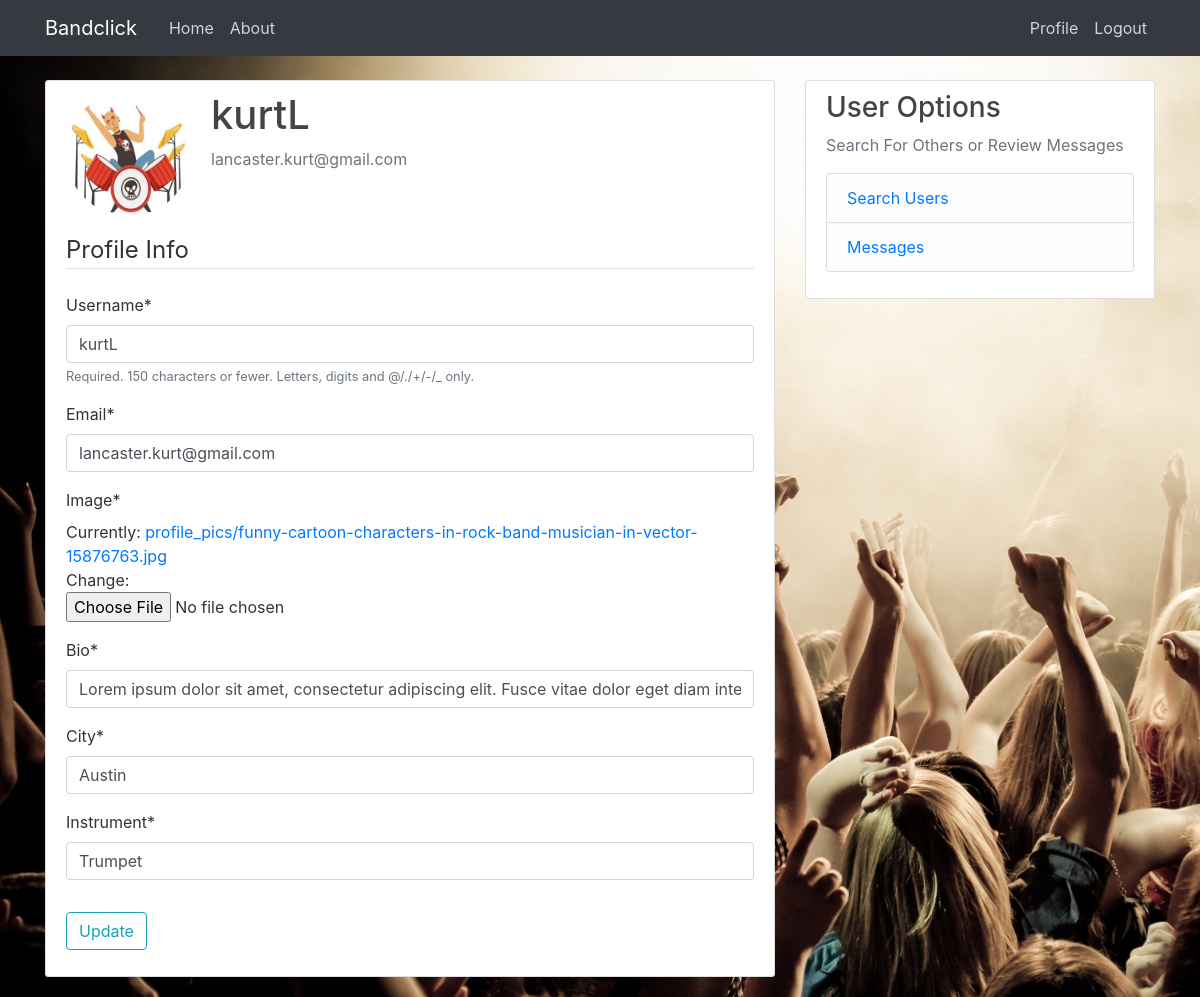
The page /profile/ (signed in) on the database as committed earlier.
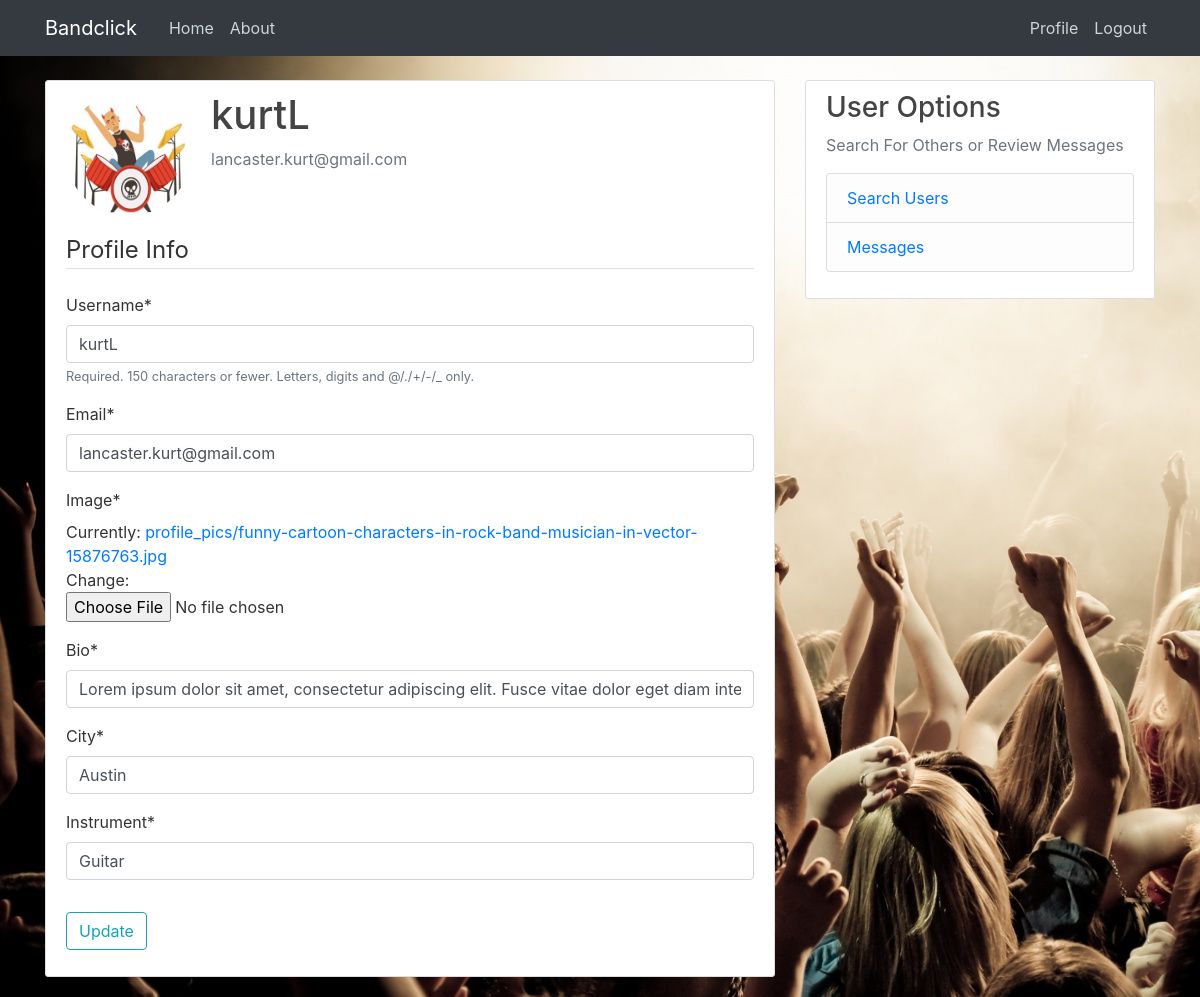
The same page on the database as committed later.
### users/models.py (models this page shows, shortened)
class Profile(models.Model):
    user = models.OneToOneField(User, on_delete=models.CASCADE)
    image = models.ImageField(default='default.jpg', upload_to='profile_pics')
    bio = models.CharField(max_length=1000, default='some bio string')
    city = models.CharField(max_length=300, default='Waxahatchie')
    instrument = models.CharField(max_length=300, default='bazooki')
    date_posted = models.DateTimeField(default=timezone.now)

### users/views.py (the view)
# urls.py: path('profile/', user_views.profile, name='profile'),
@login_required
def profile(request):
    if request.method == 'POST':
        u_form = UserUpdateForm(request.POST, instance=request.user)
        p_form = ProfileUpdateForm(request.POST, request.FILES,
                                   instance=request.user.profile)
        if u_form.is_valid() and p_form.is_valid():
            u_form.save()
            p_form.save()
            messages.success(request, f'Account has been updated!')
            return redirect('profile')
    else:
        u_form = UserUpdateForm(instance=request.user)
        p_form = ProfileUpdateForm(instance=request.user.profile)
    context = {
        'u_form': u_form,
        'p_form': p_form
    }
    return render(request, 'users/profile.html', context)

### users/forms.py
class UserUpdateForm(forms.ModelForm):
    email = forms.EmailField()
    class Meta:
        model = User
        fields = ['username', 'email']

class ProfileUpdateForm(forms.ModelForm):
    bio = forms.CharField()
    city = forms.CharField()
    instrument = forms.CharField()
    class Meta:
        model = Profile
        fields = ['image', 'bio', 'city', 'instrument']

### users/templates/users/profile.html (shortened to what this page needs)
{% extends "blog/base.html" %}
{% load crispy_forms_tags %}
{% block content %}
    <div class="content-section">
        <div class="media">
            <img class="rounded-circle account-img" src="{{ user.profile.image.url }}">
            <div class="media-body">
                <h2 class="account-heading">{{ user.username }}</h2>
                <p class="text-secondary">{{ user.email }}</p>
            </div>
        </div>
        <form method="POST" enctype="multipart/form-data">
            <fieldset class="form-group">
                <legend class="border-bottom mb-4">Profile Info</legend>
                {{ u_form|crispy }}
                {{ p_form|crispy }}
            </fieldset>
            <div class="form-group">
                <button class="btn btn-outline-info" type="submit">Update</button>
            </div>
        </form>
    </div>{% endblock content %}

Rows that differ between the two databases and show on the page:
changed Profile "Austin": instrument "Trumpet" → "Guitar"
